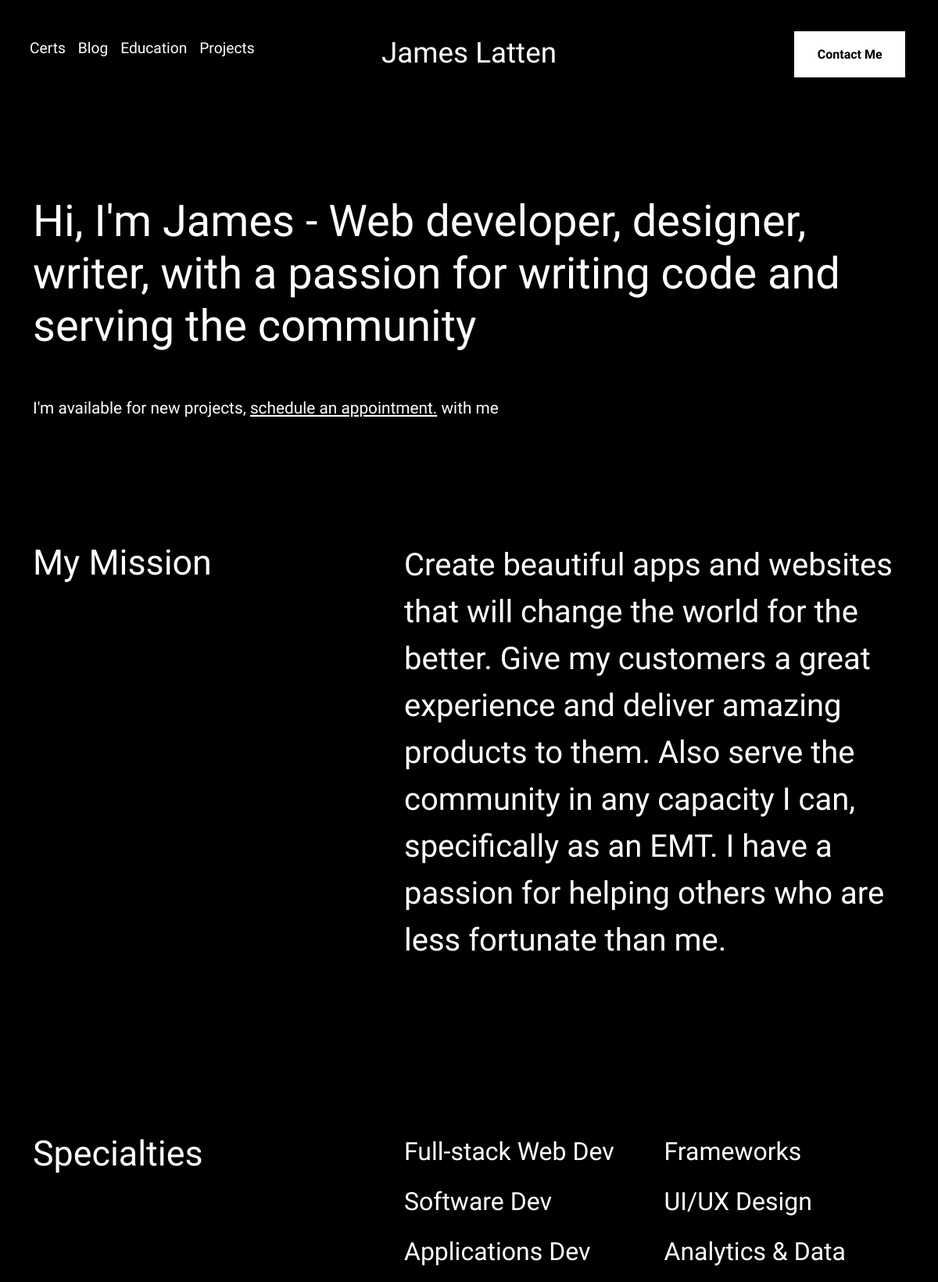
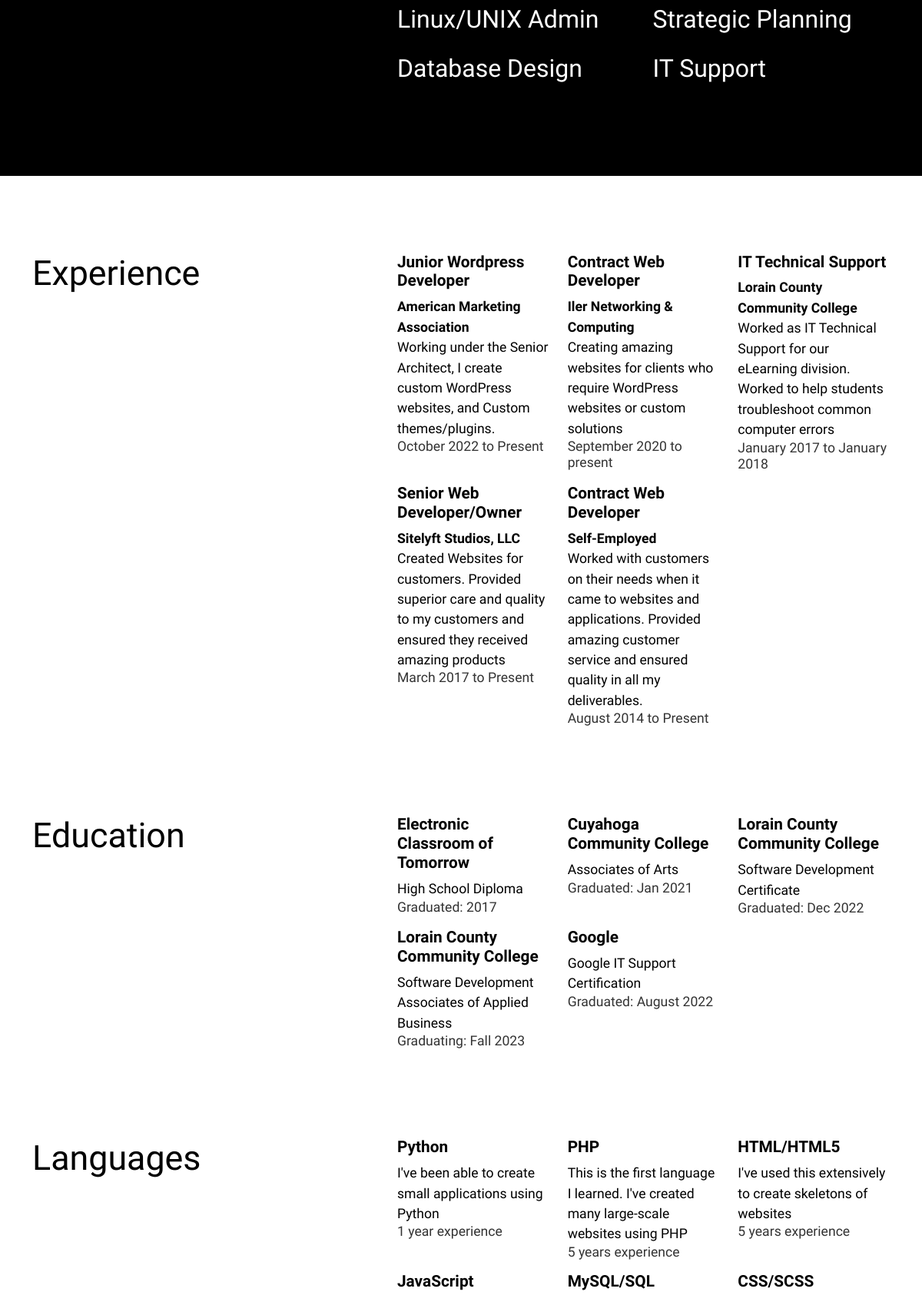
The page / (upper part) on the database its author committed (2 pictures, top to bottom).
### blog/models.py (models this page shows, shortened)
class Jobs(models.Model):
    job_title = models.CharField(max_length=255)
    job_location = models.CharField(max_length=255)
    job_desc = models.TextField()
    job_date = models.CharField(max_length=200)
    job_added = models.DateTimeField(auto_now_add=True)
    class Meta:
        ordering = ['-job_added']

### blog/views.py (the view)
# urls.py: path('', views.HomePage, name='home'),
def HomePage(request):
    template_name = "index.html"
    jobs = Jobs.objects.order_by('-job_added')
    return render(request, template_name, {'jobs': jobs})

### templates/index.html (shortened to what this page needs)
{% extends "layout/base.html" %}
{% block content %}
{% load static %}
<div class="section firstSection">
    <div class="container">
        <h3 class="introduction">
            Hi, I'm James - Web developer, designer, writer, with a passion for writing code and serving the community
        </h3>
        <h4>I'm available for new projects, <a href="https://calendly.com/jameslatten/initial-consultation">schedule an appointment.</a> with me</h4>
        <div class="statement">
            <div class="row">
                <div class="statementMain col-lg-5">
                    <h2>My Mission</h2>
                </div>
                <div class="statementDesc col-lg-7">
                    <p>Create beautiful apps and websites that will change the world for the better. Give my customers a great experience and deliver amazing products to them. Also serve the community in any capacity I can, specifically as an EMT. I have a passion for helping others who are less fortunate than me. </p>
                </div>
            </div>
        </div>
        <div class="statement">
            <div class="row">
                <div class="statementMain col-lg-5">
                    <h2>Specialties</h2>
                </div>
                <div class="statementDesc col-lg-7">
                    <div class="descRows row">
                        <div class="lister leftList col-lg-6">
                            <ul>
                                <li><p>Full-stack Web Dev</p></li>
                                <li><p>Software Dev</p></li>
                                <li><p>Applications Dev</p></li>
                                <li><p>Linux/UNIX Admin</p></li>
                                <li><p>Database Design</p></li>
                            </ul>
                        </div>
                        <div class="lister rightList col-lg-6">
                            <ul>
                                <li><p>Frameworks</p></li>
                                <li><p>UI/UX Design</p></li>
                                <li><p>Analytics & Data</p></li>
                                <li><p>Strategic Planning</p></li>
                                <li><p>IT Support</p></li>
                            </ul>
                        </div>
                    </div>
                </div>
            </div>
        </div>
    </div>
</div>
<div class="section secondSection" id="education">
    <div class="container">
        <div class="statement expStatement">
            <div class="row">
                <div class="statementMain col-lg-5">
                    <h2>Experience</h2>
                </div>
                <div class="statementDesc col-lg-7">
                    <div class="row">
                        {% for job in jobs %}
                        <div class="box eduBox col-lg-4">
                            <h3>{{ job.job_title }}</h3>
                            <p>{{ job.job_location }}</p>
                            <p>{{ job.job_desc }}</p>
                            <h4>{{ job.job_date }}</h4>
                        </div>
                        {% endfor %}
                    </div>
                </div>
            </div>
        </div>
        <div class="statement eduStatement">
            <div class="row">
                <div class="statementMain col-lg-5">
                    <h2>Education</h2>
                </div>
                <div class="statementDesc col-lg-7">
                    <div class="row">
                        <div class="box eduBox col-lg-4">
                            <h3>Electronic Classroom of Tomorrow</h3>
                            <p>High School Diploma</p>
                            <h4>Graduated: 2017</h4>
                        </div>
                        <div class="box eduBox col-lg-4">
                            <h3>Cuyahoga Community College</h3>
                            <p>Associates of Arts</p>
                            <h4>Graduated: Jan 2021</h4>
                        </div>
                        <div class="box eduBox col-lg-4">
                            <h3>Lorain County Community College</h3>
                            <p>Software Development</p>
                            <p>Certificate</p>
                            <h4>Graduated: Dec 2022</h4>
                        </div>
                        <div class="box eduBox col-lg-4">
                            <h3>Lorain County Community College</h3>
                            <p>Software Development</p>
                            <p>Associates of Applied Business</p>
                            <h4>Graduating: Fall 2023</h4>
                        </div>
                        <div class="box eduBox col-lg-4">
                            <h3>Google</h3>
                            <p>Google IT Support</p>
                            <p>Certification </p>
                            <h4>Graduated: August 2022</h4>
                        </div>
                    </div>
                </div>
            </div>
        </div>
        <div class="statement">
            <div class="row">
                <div class="statementMain col-lg-5">
                    <h2>Languages</h2>
                </div>
                <div class="statementDesc col-lg-7">
                    <div class="row">
                        <div class="box langBox col-lg-4">
                            <h3>Python</h3>
                            <p>I've been able to create small applications using Python</p>
                            <h4>1 year experience</h4>
                        </div>
                        <div class="box langBox col-lg-4">
                            <h3>PHP</h3>
                            <p>This is the first language I learned. I've created many large-scale websites using PHP</p>
                            <h4>5 years experience</h4>
                        </div>
                        <div class="box langBox col-lg-4">
                            <h3>HTML/HTML5</h3>
                            <p>I've used this extensively to create skeletons of websites</p>
                            <h4>5 years experience</h4>
                        </div>
                        <div class="box langBox col-lg-4">
                            <h3>JavaScript</h3>
                        </div>
                        <div class="box langBox col-lg-4">
                            <h3>MySQL/SQL</h3>
                        </div>
                        <div class="box langBox col-lg-4">
                            <h3>CSS/SCSS</h3>
                        </div>
                    </div>
                </div>
            </div>
        </div>
    </div>
</div>
                    <link href="https://assets.calendly.com/assets/external/widget.css" rel="stylesheet">
<link href="https://assets.calendly.com/assets/external/widget.css" rel="stylesheet">
{% endblock %}

### static/css/blog.css (style rules this page uses)
* { font-family:"Unna" }
body { background:#000;-webkit-animation:fadein 2s;-moz-animation:fadein 2s;-ms-animation:fadein 2s;-o-animation:fadein 2s;animation:fadein 2s }
.section .container .statement { padding-top:100px;padding-bottom:100px }
.section .container .statement .row .statementMain h2 { font-size:2.8em;font-weight:200;color:white }
.section .container .statement .row .statementDesc p { font-size:2.5em;color:white }
.section .container .statement .row .statementDesc .descRows .lister ul { padding:0px;margin:0px }
.section .container .statement .row .statementDesc .descRows .lister ul li { list-style-type:none }
.section .container .statement .row .statementDesc .descRows .lister ul li p { font-size:2em;color:white }
.firstSection { padding-top:150px }
.firstSection .container h3 { font-size:3.5em;color:white }
.firstSection .container h4 { padding-top:50px;padding-bottom:50px;font-size:1.3em;font-weight:100;color:white }
.firstSection .container h4 a { color:white }
.secondSection { background:#fff;padding-top:50px;padding-bottom:100px }
.secondSection .container .expStatement { padding-bottom:50px !important }
.secondSection .container .expStatement .row .statementDesc .row .box p:first-of-type { font-weight:bold }
.secondSection .container .eduStatement { padding-bottom:50px !important }
.secondSection .container .statement { padding-top:50px;padding-bottom:0px }
.secondSection .container .statement .row .statementMain h2 { font-size:2.8em;font-weight:200;color:#000 }
.secondSection .container .statement .row .statementDesc .box { padding-bottom:15px }
.secondSection .container .statement .row .statementDesc .box h3 { font-size:1.3em;font-weight:bold;color:#000 }
.secondSection .container .statement .row .statementDesc .box p { font-size:1.1em;font-weight:300;color:#000;padding:0px;margin:0px }
.secondSection .container .statement .row .statementDesc .box h4 { font-size:1.1em;font-weight:300;padding:0px;margin:0px;color:#333 }
.secondSection .container h3 { font-size:3.5em;color:white }

### rows shown on the page
Jobs: job_title "Junior Wordpress Developer", job_location "American Marketing Association", job_desc "Working under the Senior Architect, I create custom WordPress websites, and Custom themes/plugins.", job_date "October 2022 to Present"
Jobs: job_title "Contract Web Developer", job_location "Iler Networking & Computing", job_desc "Creating amazing websites for clients who require WordPress websites or custom solutions", job_date "September 2020 to present"
Jobs: job_title "IT Technical Support", job_location "Lorain County Community College", job_desc "Worked as IT Technical Support for our eLearning division. Worked to help students troubleshoot common computer errors", job_date "January 2017 to January 2018"
Jobs: job_title "Senior Web Developer/Owner", job_location "Sitelyft Studios, LLC", job_desc "Created Websites for customers. Provided superior care and quality to my customers and ensured they received amazing products", job_date "March 2017 to Present"
Jobs: job_title "Contract Web Developer", job_location "Self-Employed", job_desc "Worked with customers on their needs when it came to websites and applications. Provided amazing customer service and ensured quality in all my deliverables.", job_date "August 2014 to Present"
